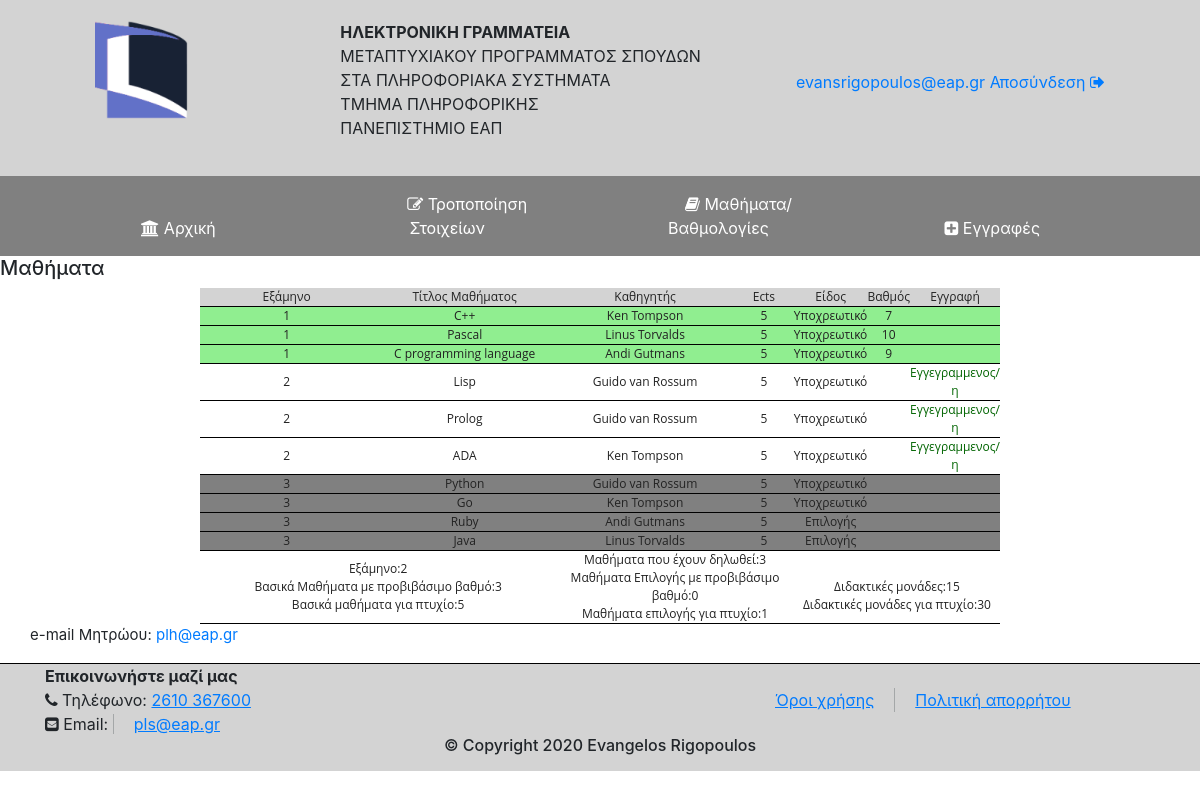
The app's page /studentstatistics.php?user_id=37 (signed in) with its own data.
### tables this page shows
CREATE TABLE `records` (
  `record_id` int(10) NOT NULL,
  `user_id` int(10) DEFAULT NULL,
  `lesson_id` int(10) DEFAULT NULL,
  `status` set('Εγγεγραμμενος/η','Μη Εγγεγραμμενος/η') DEFAULT NULL,
  `grade` set('1','2','3','4','5','6','7','8','9','10') DEFAULT NULL
);

CREATE TABLE `lessons` (
  `lesson_id` int(10) NOT NULL,
  `user_id` int(50) NOT NULL,
  `title` varchar(50) NOT NULL,
  `description` mediumtext NOT NULL,
  `ects` int(10) NOT NULL,
  `type` set('Υποχρεωτικό','Επιλογής','','') NOT NULL,
  `semester` set('1','2','3','') NOT NULL
);

CREATE TABLE `user` (
  `user_id` int(10) NOT NULL,
  `name` varchar(50) DEFAULT NULL,
  `lastname` varchar(50) DEFAULT NULL,
  `Email` varchar(50) DEFAULT NULL,
  `Password` varchar(50) DEFAULT NULL,
  `role` set('Administrator','Student','Professor') NOT NULL,
  `mobile` varchar(10) DEFAULT NULL,
  `address` varchar(50) DEFAULT NULL,
  `birth_date` date DEFAULT NULL,
  `register_date` date DEFAULT NULL,
  `register_number` varchar(50) NOT NULL
);

CREATE TABLE `semester` (
  `user_id` int(50) NOT NULL,
  `semester_id` int(10) NOT NULL,
  `semester` set('1','2','3','') NOT NULL
);

### studentstatistics.php (the view, shortened to what this page needs)
<?php
include("studentheader.php");
include("config.php");
?>
<!DOCTYPE html>
<html lang="en">
    <head>
  <link rel="stylesheet" href="https://stackpath.bootstrapcdn.com/bootstrap/4.1.3/css/bootstrap.min.css">
  <link rel="stylesheet" href="styles/styles.css">
  <link rel="stylesheet" href="https://cdnjs.cloudflare.com/ajax/libs/font-awesome/4.7.0/css/font-awesome.min.css">
  <link
  rel="stylesheet"
  href="https://cdnjs.cloudflare.com/ajax/libs/animate.css/4.1.1/animate.min.css"
/>
</head>
<body>
    <h5>Μαθήματα</h5>
    <?php
        $user_id = $_GET['user_id'];
        $sql1=" SELECT * FROM lessons LEFT JOIN  user on lessons.user_id=user.user_id LEFT JOIN records on records.lesson_id = lessons.lesson_id WHERE records.user_id=$user_id ";
        $data1 = $conn->query($sql1);
        $sql2 = "SELECT * FROM semester where user_id=$user_id";
        $data2 = $conn->query($sql2);
        $row2= $data2->fetch();
        $semester=$row2['semester'];
        $sql3="SELECT count(record_id) FROM records INNER JOIN lessons on records.lesson_id=lessons.lesson_id WHERE grade>5 and records.user_id=$user_id  and type='Υποχρεωτικό' ";
        $data3=$conn->query($sql3);
       $row3=$data3->fetch();
       $passedlessons=$row3['count(record_id)'];
       $sql4="SELECT count(record_id) FROM records INNER JOIN lessons on records.lesson_id=lessons.lesson_id WHERE status='Εγγεγραμμένος/η' and records.user_id=$user_id   ";
       $data4=$conn->query($sql4);
      $row4=$data4->fetch();
      $declaredlessons=$row4['count(record_id)'];
      $sql5="SELECT count(record_id) FROM records INNER JOIN lessons on records.lesson_id=lessons.lesson_id WHERE grade>5 and records.user_id=$user_id  and type='Επιλογής' ";
      $data5=$conn->query($sql5);
     $row5=$data5->fetch();
     $passedlessons2=$row5['count(record_id)'];
     $sql6="SELECT sum(ects) FROM lessons Left JOIN records on lessons.lesson_id=records.lesson_id WHERE records.grade>5 and records.user_id=$user_id   ";
     $data6=$conn->query($sql6);
    $row6=$data6->fetch();
    $ects=$row6['sum(ects)'];
    ?>
    <table class="show" id="tableshow">
        <thead>
            <tr class="text">
                <th>Εξάμηνο</th>
                <th>Τίτλος Μαθήματος</th>
                <th>Καθηγητής</th>
                <th>Ects</th>
                <th>Είδος</th>
                <th>Βαθμός</th>
                <th>Εγγραφή</th>
            </tr>
        </thead>
        <tbody>
                <?php $i=0; while( $row = $data1->fetch()): $i++;  ?>
                    <tr id="row<?=$i?>">
                <td ><?=$row['semester']?></td>
                <td><?=$row['title']?></td>
                <td ><?=$row['name']?> <?=$row['lastname']?></td>
                <td ><?=$row['ects']?></td>
                <td ><?=$row['type']?></td>
                <td><?=$row['grade']?></td>
                <td id="td<?=$i?>"><?=$row['status']?></td>
            </tr>
            <?php endwhile?>
<td colspan="2">Εξάμηνο:<?=$semester?><br>Βασικά Μαθήματα με προβιβάσιμο βαθμό:<?=$passedlessons?><br>Βασικά μαθήματα για πτυχίο:<?=8-$passedlessons?></td>
<td colspan="2">Μαθήματα που έχουν δηλωθεί:<?=$declaredlessons?><br>Μαθήματα Επιλογής με προβιβάσιμο βαθμό:<?=$passedlessons2?><br>Μαθήματα επιλογής για πτυχίο:<?=1-$passedlessons2?></td>
<td colspan="3"><br>Διδακτικές μονάδες:<?=$ects?><br>Διδακτικές μονάδες για πτυχίο:<?=45-$ects?></td>
</tbody>
    </table>
    <div style="padding-left:30px;">
    <p  style="font-size:15px;">
    <span class="text">e-mail Μητρώου:</span>
    <span class="text"> <a href="#">plh@eap.gr</a></span>
</p>
    </div>
</body>
<?php
    include("footer.php");
    ?>
</html>

### styles/styles.css (style rules this page uses)
body { margin: 0em; width: auto; }
table, th, td { border: 1px solid black; border-collapse: collapse; text-align: center; color:rgb(91, 91, 92); }
table { width:100%; }
th { background-color:lightgray; width:30%; }
.text { background-color: #ffffff; }
.user,tr,th,td { font-family: Open Sans !important; font: 75% / 1.5 sans-serif; margin: 0; padding: 0; border: none; color: #222222; }
.show { display: table; border-collapse: separate; box-sizing: border-box; text-indent: initial; border-spacing:2px; width:800px; height: auto; border-top-width: 0px; border-right-width: 0px; border-bottom-width: 0px; border-left-width: 0px; border-spacing:2px; border-collapse: collapse; animation:fadeInLeft; animation-duration: 0.5s; }
.show th { margin:auto; border: auto; padding:auto; font:100%; }
.show,th,td { font-family: Open Sans !important; font:100% /1.5 Arial, Helvetica, sans-serif; margin:auto; border-bottom: 1px black solid; padding:auto; color: #222222; border-collapse: collapse; border-spacing:2px; }

### records on screen
records: lesson.semester "1", lesson.title "C++", user.name "Ken", user.lastname "Tompson", lesson.ects "5", lesson.type "Υποχρεωτικό", grade "7"
records: lesson.semester "1", lesson.title "Pascal", user.name "Linus", user.lastname "Torvalds", lesson.ects "5", lesson.type "Υποχρεωτικό", grade "10"
records: lesson.semester "1", lesson.title "C programming language", user.name "Andi", user.lastname "Gutmans", lesson.ects "5", lesson.type "Υποχρεωτικό", grade "9"
records: lesson.semester "2", lesson.title "Lisp", user.name "Guido", user.lastname "van Rossum", lesson.ects "5", lesson.type "Υποχρεωτικό", status "Εγγεγραμμενος/η"
records: lesson.semester "2", lesson.title "Prolog", user.name "Guido", user.lastname "van Rossum", lesson.ects "5", lesson.type "Υποχρεωτικό", status "Εγγεγραμμενος/η"
records: lesson.semester "2", lesson.title "ADA", user.name "Ken", user.lastname "Tompson", lesson.ects "5", lesson.type "Υποχρεωτικό", status "Εγγεγραμμενος/η"
records: lesson.semester "3", lesson.title "Python", user.name "Guido", user.lastname "van Rossum", lesson.ects "5", lesson.type "Υποχρεωτικό"
records: lesson.semester "3", lesson.title "Go", user.name "Ken", user.lastname "Tompson", lesson.ects "5", lesson.type "Υποχρεωτικό"
records: lesson.semester "3", lesson.title "Ruby", user.name "Andi", user.lastname "Gutmans", lesson.ects "5", lesson.type "Επιλογής"
records: lesson.semester "3", lesson.title "Java", user.name "Linus", user.lastname "Torvalds", lesson.ects "5", lesson.type "Επιλογής"
semester: semester "2"

### other values on screen
$_SESSION['email'] "evansrigopoulos@eap.gr"
$passedlessons "3"
8-$passedlessons "5"
$declaredlessons "3"
$passedlessons2 "0"
1-$passedlessons2 "1"
$ects "15"
45-$ects "30"
